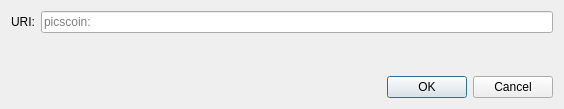
<?xml version="1.0" encoding="UTF-8"?>
<ui version="4.0">
 <class>OpenURIDialog</class>
 <widget class="QDialog" name="OpenURIDialog">
  <property name="geometry">
   <rect>
    <x>0</x>
    <y>0</y>
    <width>564</width>
    <height>109</height>
   </rect>
  </property>
  <property name="windowTitle">
   <string>Open picscoin URI</string>
  </property>
  <layout class="QVBoxLayout" name="verticalLayout">
   <item>
    <layout class="QHBoxLayout" name="horizontalLayout">
     <item>
      <widget class="QLabel" name="label">
       <property name="text">
        <string>URI:</string>
       </property>
      </widget>
     </item>
     <item>
      <widget class="QValidatedLineEdit" name="uriEdit">
       <property name="placeholderText">
        <string notr="true">picscoin:</string>
       </property>
      </widget>
     </item>
    </layout>
   </item>
   <item>
    <spacer name="verticalSpacer">
     <property name="orientation">
      <enum>Qt::Vertical</enum>
     </property>
     <property name="sizeHint" stdset="0">
      <size>
       <width>20</width>
       <height>40</height>
      </size>
     </property>
    </spacer>
   </item>
   <item>
    <widget class="QDialogButtonBox" name="buttonBox">
     <property name="orientation">
      <enum>Qt::Horizontal</enum>
     </property>
     <property name="standardButtons">
      <set>QDialogButtonBox::Cancel|QDialogButtonBox::Ok</set>
     </property>
    </widget>
   </item>
  </layout>
 </widget>
 <customwidgets>
  <customwidget>
   <class>QValidatedLineEdit</class>
   <extends>QLineEdit</extends>
   <header>qt/qvalidatedlineedit.h</header>
  </customwidget>
 </customwidgets>
 <resources/>
 <connections>
  <connection>
   <sender>buttonBox</sender>
   <signal>accepted()</signal>
   <receiver>OpenURIDialog</receiver>
   <slot>accept()</slot>
   <hints>
    <hint type="sourcelabel">
     <x>248</x>
     <y>254</y>
    </hint>
    <hint type="destinationlabel">
     <x>157</x>
     <y>274</y>
    </hint>
   </hints>
  </connection>
  <connection>
   <sender>buttonBox</sender>
   <signal>rejected()</signal>
   <receiver>OpenURIDialog</receiver>
   <slot>reject()</slot>
   <hints>
    <hint type="sourcelabel">
     <x>316</x>
     <y>260</y>
    </hint>
    <hint type="destinationlabel">
     <x>286</x>
     <y>274</y>
    </hint>
   </hints>
  </connection>
 </connections>
</ui>
